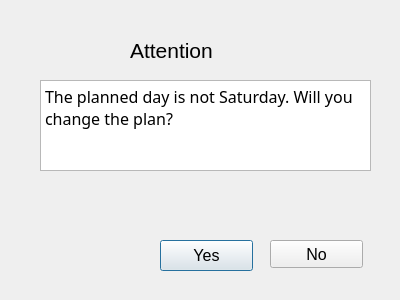
<?xml version="1.0" encoding="UTF-8"?>
<ui version="4.0">
 <class>Dialog</class>
 <widget class="QDialog" name="Dialog">
  <property name="geometry">
   <rect>
    <x>0</x>
    <y>0</y>
    <width>400</width>
    <height>300</height>
   </rect>
  </property>
  <property name="windowTitle">
   <string>Dialog</string>
  </property>
  <widget class="QTextBrowser" name="textBrowser">
   <property name="geometry">
    <rect>
     <x>40</x>
     <y>80</y>
     <width>331</width>
     <height>91</height>
    </rect>
   </property>
   <property name="font">
    <font>
     <family>Microsoft YaHei UI Light</family>
     <pointsize>12</pointsize>
    </font>
   </property>
   <property name="html">
    <string>&lt;!DOCTYPE HTML PUBLIC &quot;-//W3C//DTD HTML 4.0//EN&quot; &quot;http://www.w3.org/TR/REC-html40/strict.dtd&quot;&gt;
&lt;html&gt;&lt;head&gt;&lt;meta name=&quot;qrichtext&quot; content=&quot;1&quot; /&gt;&lt;style type=&quot;text/css&quot;&gt;
p, li { white-space: pre-wrap; }
&lt;/style&gt;&lt;/head&gt;&lt;body style=&quot; font-family:'Microsoft YaHei UI Light'; font-size:12pt; font-weight:400; font-style:normal;&quot;&gt;
&lt;p style=&quot; margin-top:0px; margin-bottom:0px; margin-left:0px; margin-right:0px; -qt-block-indent:0; text-indent:0px;&quot;&gt;&lt;span style=&quot; font-family:'Microsoft YaHei UI';&quot;&gt;The planned day is not Saturday. Will you change the plan?&lt;/span&gt;&lt;/p&gt;&lt;/body&gt;&lt;/html&gt;</string>
   </property>
  </widget>
  <widget class="QLabel" name="label">
   <property name="geometry">
    <rect>
     <x>130</x>
     <y>30</y>
     <width>131</width>
     <height>41</height>
    </rect>
   </property>
   <property name="font">
    <font>
     <family>Microsoft YaHei UI</family>
     <pointsize>16</pointsize>
    </font>
   </property>
   <property name="text">
    <string>Attention</string>
   </property>
  </widget>
  <widget class="QPushButton" name="pushButtonYes">
   <property name="geometry">
    <rect>
     <x>160</x>
     <y>240</y>
     <width>93</width>
     <height>31</height>
    </rect>
   </property>
   <property name="font">
    <font>
     <family>Microsoft YaHei UI</family>
     <pointsize>12</pointsize>
    </font>
   </property>
   <property name="text">
    <string>Yes</string>
   </property>
  </widget>
  <widget class="QPushButton" name="pushButtonNo">
   <property name="geometry">
    <rect>
     <x>270</x>
     <y>240</y>
     <width>93</width>
     <height>28</height>
    </rect>
   </property>
   <property name="font">
    <font>
     <family>Microsoft YaHei UI</family>
     <pointsize>12</pointsize>
    </font>
   </property>
   <property name="text">
    <string>No</string>
   </property>
  </widget>
 </widget>
 <resources/>
 <connections/>
</ui>
